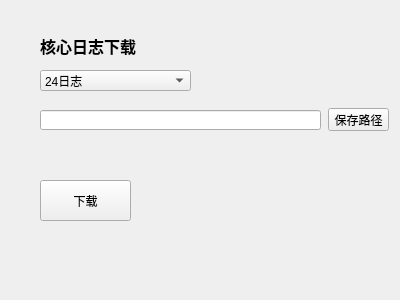
<?xml version="1.0" encoding="UTF-8"?>
<ui version="4.0">
 <class>Form</class>
 <widget class="QWidget" name="Form">
  <property name="geometry">
   <rect>
    <x>0</x>
    <y>0</y>
    <width>400</width>
    <height>300</height>
   </rect>
  </property>
  <property name="windowTitle">
   <string>Form</string>
  </property>
  <widget class="QLabel" name="label">
   <property name="geometry">
    <rect>
     <x>40</x>
     <y>30</y>
     <width>171</width>
     <height>31</height>
    </rect>
   </property>
   <property name="font">
    <font>
     <family>微软雅黑</family>
     <pointsize>12</pointsize>
     <weight>75</weight>
     <bold>true</bold>
    </font>
   </property>
   <property name="text">
    <string>核心日志下载</string>
   </property>
  </widget>
  <widget class="QComboBox" name="server_cob">
   <property name="geometry">
    <rect>
     <x>40</x>
     <y>70</y>
     <width>151</width>
     <height>21</height>
    </rect>
   </property>
   <item>
    <property name="text">
     <string extracomment="1">24日志</string>
    </property>
   </item>
   <item>
    <property name="text">
     <string extracomment="2">25日志</string>
    </property>
   </item>
  </widget>
  <widget class="QLineEdit" name="path_edit">
   <property name="geometry">
    <rect>
     <x>40</x>
     <y>110</y>
     <width>281</width>
     <height>20</height>
    </rect>
   </property>
  </widget>
  <widget class="QPushButton" name="path_select">
   <property name="geometry">
    <rect>
     <x>328</x>
     <y>108</y>
     <width>61</width>
     <height>23</height>
    </rect>
   </property>
   <property name="text">
    <string>保存路径</string>
   </property>
  </widget>
  <widget class="QPushButton" name="download_btn">
   <property name="geometry">
    <rect>
     <x>40</x>
     <y>180</y>
     <width>91</width>
     <height>41</height>
    </rect>
   </property>
   <property name="text">
    <string>下载</string>
   </property>
  </widget>
 </widget>
 <resources/>
 <connections/>
</ui>
